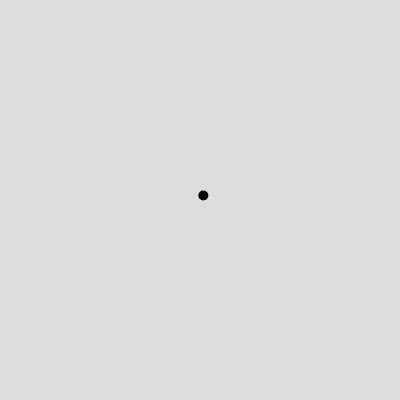
Frame 1 (no input)
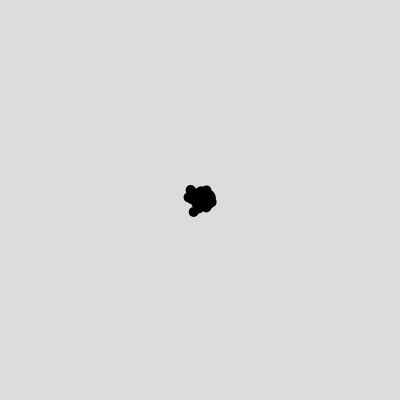
Frame 60 (no input)
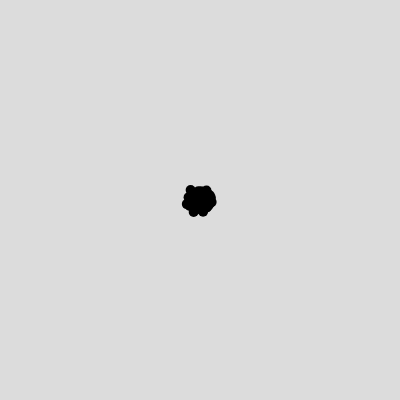
Frame 120 (the mouse pressed at the canvas centre since frame 60)

The p5.js sketch that drew these frames (run headless with seeded random() and noise() and a simulated clock; from frame 60 on, the mouse is pressed at the canvas centre):

// p5.js sketch
// ── sketch.js
let w;


function setup() {
  createCanvas(400, 400);
  w = new Walker();
  background(220);
}

function draw() {
 

  w.display();
//  w.walk();

}

class Walker{
  constructor(){
    this.x = width/2;
    this.y = height/2;
   
  }

  display(){
    stroke(0);
    strokeWeight(10);
    let stepX = randomGaussian(0, 5);
    let stepY = randomGaussian(0, 5);
    point(this.x + stepX, this.y + stepY);
  }



  

}
